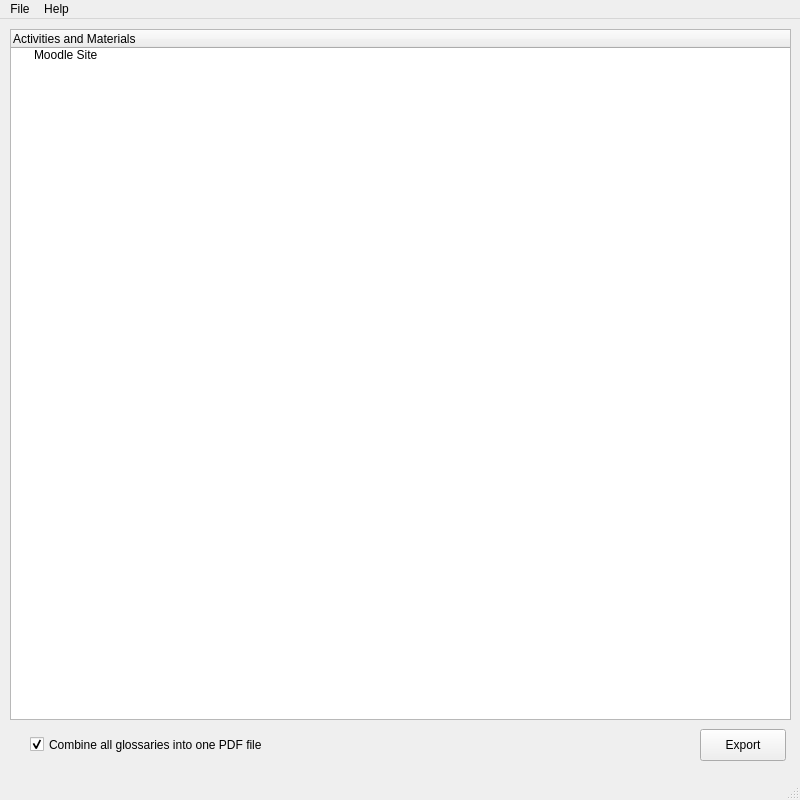
<?xml version="1.0" encoding="UTF-8"?>
<ui version="4.0">
 <class>MainWindow</class>
 <widget class="QMainWindow" name="MainWindow">
  <property name="geometry">
   <rect>
    <x>0</x>
    <y>0</y>
    <width>800</width>
    <height>800</height>
   </rect>
  </property>
  <property name="windowTitle">
   <string>Moodle2PDF</string>
  </property>
  <widget class="QWidget" name="centralwidget">
   <widget class="QTreeWidget" name="moodleItemsTreeWidget">
    <property name="geometry">
     <rect>
      <x>10</x>
      <y>10</y>
      <width>781</width>
      <height>691</height>
     </rect>
    </property>
    <column>
     <property name="text">
      <string>Activities and Materials</string>
     </property>
    </column>
    <item>
     <property name="text">
      <string>Moodle Site</string>
     </property>
     <property name="flags">
      <set>ItemIsSelectable|ItemIsEnabled</set>
     </property>
    </item>
   </widget>
   <widget class="QPushButton" name="exportButton">
    <property name="geometry">
     <rect>
      <x>700</x>
      <y>710</y>
      <width>86</width>
      <height>32</height>
     </rect>
    </property>
    <property name="text">
     <string>Export</string>
    </property>
   </widget>
   <widget class="QCheckBox" name="combineGlossariesCheckBox">
    <property name="geometry">
     <rect>
      <x>30</x>
      <y>710</y>
      <width>291</width>
      <height>31</height>
     </rect>
    </property>
    <property name="text">
     <string>Combine all glossaries into one PDF file</string>
    </property>
    <property name="checked">
     <bool>true</bool>
    </property>
   </widget>
  </widget>
  <widget class="QMenuBar" name="menubar">
   <property name="geometry">
    <rect>
     <x>0</x>
     <y>0</y>
     <width>800</width>
     <height>28</height>
    </rect>
   </property>
   <widget class="QMenu" name="menuDatei">
    <property name="title">
     <string>File</string>
    </property>
    <addaction name="actionSet_Site"/>
    <addaction name="actionSettings"/>
    <addaction name="actionQuit"/>
   </widget>
   <widget class="QMenu" name="menuHelp">
    <property name="title">
     <string>Help</string>
    </property>
    <addaction name="actionInfo"/>
   </widget>
   <addaction name="menuDatei"/>
   <addaction name="menuHelp"/>
  </widget>
  <widget class="QStatusBar" name="statusbar"/>
  <action name="actionSettings">
   <property name="enabled">
    <bool>false</bool>
   </property>
   <property name="text">
    <string>Settings</string>
   </property>
   <property name="shortcut">
    <string>Ctrl+O</string>
   </property>
  </action>
  <action name="actionInfo">
   <property name="text">
    <string>Info</string>
   </property>
   <property name="shortcut">
    <string>Ctrl+H</string>
   </property>
  </action>
  <action name="actionQuit">
   <property name="text">
    <string>Quit</string>
   </property>
   <property name="shortcut">
    <string>Ctrl+Q</string>
   </property>
  </action>
  <action name="actionSet_Site">
   <property name="text">
    <string>Set Site...</string>
   </property>
   <property name="shortcut">
    <string>Ctrl+S</string>
   </property>
  </action>
 </widget>
 <resources/>
 <connections>
  <connection>
   <sender>actionQuit</sender>
   <signal>triggered()</signal>
   <receiver>MainWindow</receiver>
   <slot>close()</slot>
   <hints>
    <hint type="sourcelabel">
     <x>-1</x>
     <y>-1</y>
    </hint>
    <hint type="destinationlabel">
     <x>399</x>
     <y>299</y>
    </hint>
   </hints>
  </connection>
 </connections>
</ui>
